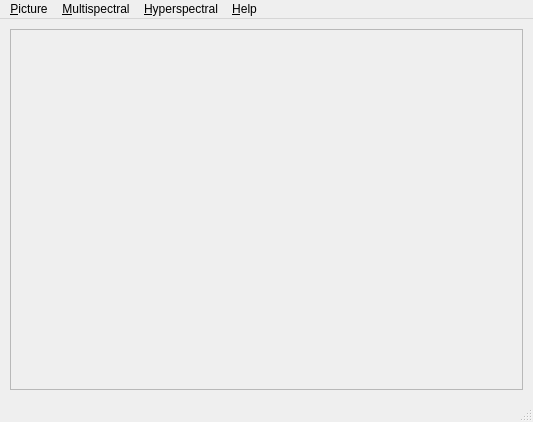
<?xml version="1.0" encoding="UTF-8"?>
<ui version="4.0">
 <class>MainWindow</class>
 <widget class="QMainWindow" name="MainWindow">
  <property name="geometry">
   <rect>
    <x>0</x>
    <y>0</y>
    <width>533</width>
    <height>422</height>
   </rect>
  </property>
  <property name="windowTitle">
   <string>CherryBlossom</string>
  </property>
  <property name="windowIcon">
   <iconset>
    <normaloff>CherryBlossomIcon.svg</normaloff>CherryBlossomIcon.svg</iconset>
  </property>
  <widget class="QWidget" name="centralwidget">
   <layout class="QGridLayout" name="gridLayout">
    <property name="leftMargin">
     <number>10</number>
    </property>
    <property name="topMargin">
     <number>10</number>
    </property>
    <property name="rightMargin">
     <number>10</number>
    </property>
    <property name="bottomMargin">
     <number>10</number>
    </property>
    <property name="spacing">
     <number>5</number>
    </property>
    <item row="0" column="0">
     <widget class="QScrollArea" name="scrollArea">
      <property name="widgetResizable">
       <bool>true</bool>
      </property>
      <widget class="QWidget" name="scrollAreaWidgetContents">
       <property name="geometry">
        <rect>
         <x>0</x>
         <y>0</y>
         <width>511</width>
         <height>355</height>
        </rect>
       </property>
       <layout class="QGridLayout" name="gridLayout_2">
        <item row="0" column="0">
         <widget class="QLabel" name="lbl_image">
          <property name="text">
           <string/>
          </property>
         </widget>
        </item>
       </layout>
      </widget>
     </widget>
    </item>
   </layout>
  </widget>
  <widget class="QMenuBar" name="menubar">
   <property name="geometry">
    <rect>
     <x>0</x>
     <y>0</y>
     <width>533</width>
     <height>23</height>
    </rect>
   </property>
   <widget class="QMenu" name="menuPicture">
    <property name="title">
     <string>&amp;Picture</string>
    </property>
    <addaction name="aOpenNaturalPicture"/>
   </widget>
   <widget class="QMenu" name="menuMultispectral">
    <property name="title">
     <string>&amp;Multispectral</string>
    </property>
    <addaction name="aOpenSingleBandFromMulti"/>
    <addaction name="aOpenRGBFromMulti"/>
    <addaction name="actionRGBtoHSV"/>
    <addaction name="actionNDVI"/>
   </widget>
   <widget class="QMenu" name="menuHyperspectral">
    <property name="title">
     <string>&amp;Hyperspectral</string>
    </property>
    <addaction name="aOpenRGBFromHyper"/>
   </widget>
   <widget class="QMenu" name="menu_Help">
    <property name="title">
     <string>&amp;Help</string>
    </property>
   </widget>
   <addaction name="menuPicture"/>
   <addaction name="menuMultispectral"/>
   <addaction name="menuHyperspectral"/>
   <addaction name="menu_Help"/>
  </widget>
  <widget class="QStatusBar" name="statusbar"/>
  <action name="actionOpen">
   <property name="text">
    <string>Open</string>
   </property>
  </action>
  <action name="aOpenNaturalPicture">
   <property name="text">
    <string>Open</string>
   </property>
   <property name="font">
    <font>
     <family>Microsoft YaHei UI</family>
    </font>
   </property>
  </action>
  <action name="aOpenSingleBandFromMulti">
   <property name="text">
    <string>OpenSingleBand</string>
   </property>
   <property name="font">
    <font>
     <family>Microsoft YaHei UI</family>
    </font>
   </property>
  </action>
  <action name="aOpenRGBFromMulti">
   <property name="text">
    <string>OpenRGB</string>
   </property>
  </action>
  <action name="actionRGBtoHSV">
   <property name="text">
    <string>RGBtoHSV</string>
   </property>
  </action>
  <action name="actionNDVI">
   <property name="text">
    <string>NDVI</string>
   </property>
  </action>
  <action name="aOpenRGBFromHyper">
   <property name="text">
    <string>OpenRGB</string>
   </property>
   <property name="font">
    <font>
     <family>Microsoft YaHei UI</family>
    </font>
   </property>
  </action>
 </widget>
 <resources/>
 <connections/>
</ui>
